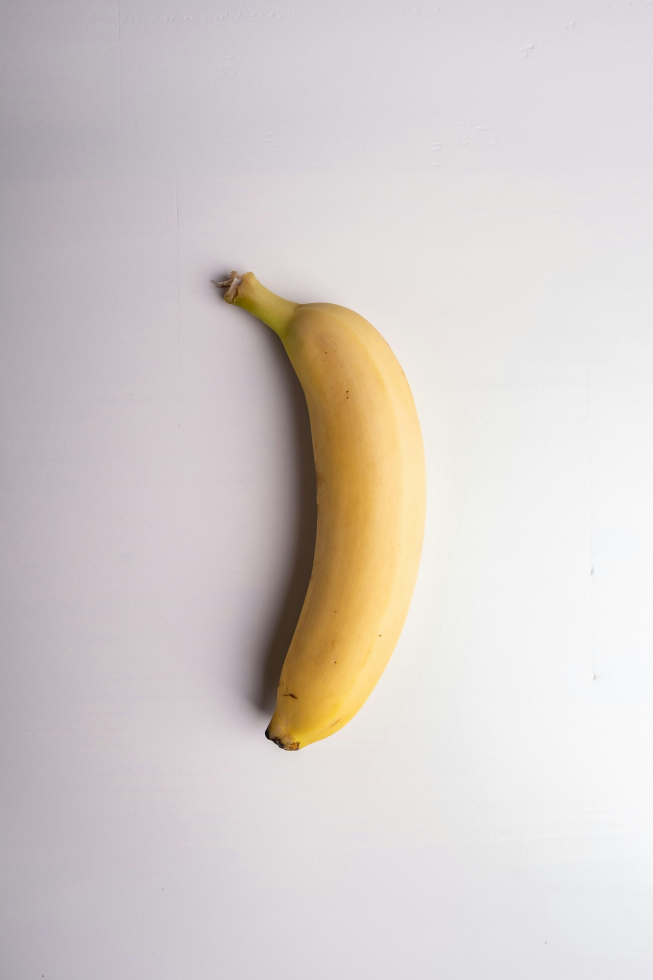
#> input picture ORV/test-images/banana.jpg, 3264 x 4896 px (shown at 1/5 size)
$ python process.py test-images/banana.jpg
#> lines starting #> are read from the running program, lines starting #| are printed output that depends on the picture
import cv2 as cv
import numpy as np
import sys
from PIL import Image, ImageOps

def process_image(image_path, is_gym=False):
    # Uporabimo knjižnico PIL (Pillow), ki ima vgrajeno varno funkcijo za popravek EXIF rotacije.
#> called with image_path = 'test-images/banana.jpg', is_gym = False
    try:
        pil_img = Image.open(image_path)
#> pil_img is the input picture: PIL image 3264x4896 RGB; mean R, G, B 212.8, 204.9, 202.6
        pil_img = ImageOps.exif_transpose(pil_img)
        # Pretvorba iz PIL (RGB) v OpenCV format (BGR array)
        image = cv.cvtColor(np.array(pil_img), cv.COLOR_RGB2BGR)
    except Exception as e:
        print(f"Napaka pri nalaganju slike: {e}")
        return None

    # 1. Zmanjšanje obremenitve strežnika in API-ja
    # Namesto fiksnega (1024x512) ohranimo razmerje stranic, da hrane ne raztegnemo.
    max_width = 1024
    h, w = image.shape[:2]
#> h = 4896; w = 3264
    if w > max_width:
        ratio = max_width / w
#> ratio = 0.314
        new_h = int(h * ratio)
#> new_h = 1536
        # INTER_AREA je najboljša metoda za pomanjševanje slik
        image = cv.resize(image, (max_width, new_h), interpolation=cv.INTER_AREA)
#> image: shape (1536, 1024, 3)

    # 2. Izboljšanje kontrasta (CLAHE filter)
    # Da ne popačimo barv hrane (kar bi zmedlo YOLO), sliko pretvorimo v LAB barvni prostor
    # in CLAHE nanesemo samo na L (Luminance - svetlost) kanal.
    lab = cv.cvtColor(image, cv.COLOR_BGR2LAB)
#> lab: shape (1536, 1024, 3); mean of channels 0, 1, 2 211.3, 130.8, 130.3
    l_channel, a, b = cv.split(lab)
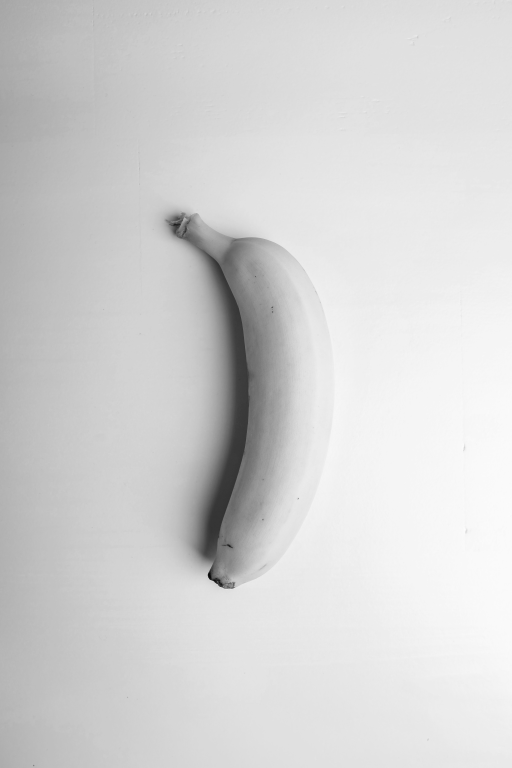
#> l_channel: shape (1536, 1024) (shown at 1/2 size); min 8, max 252, mean 211.3
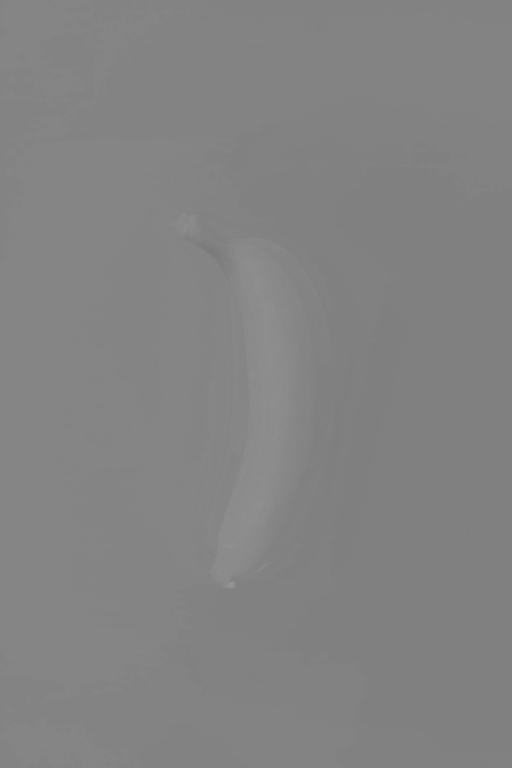
#> a: shape (1536, 1024) (shown at 1/2 size); min 120, max 151, mean 130.8
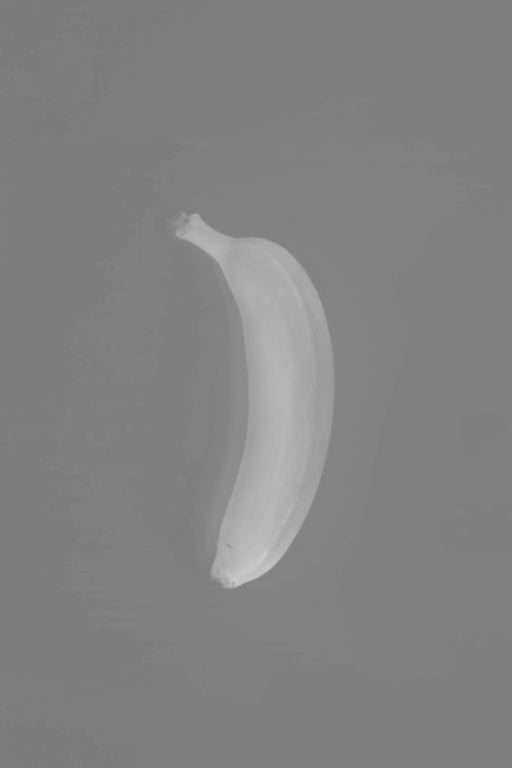
#> b: shape (1536, 1024) (shown at 1/2 size); min 122, max 201, mean 130.3
    clahe = cv.createCLAHE(clipLimit=2.0, tileGridSize=(8, 8))
    cl = clahe.apply(l_channel)
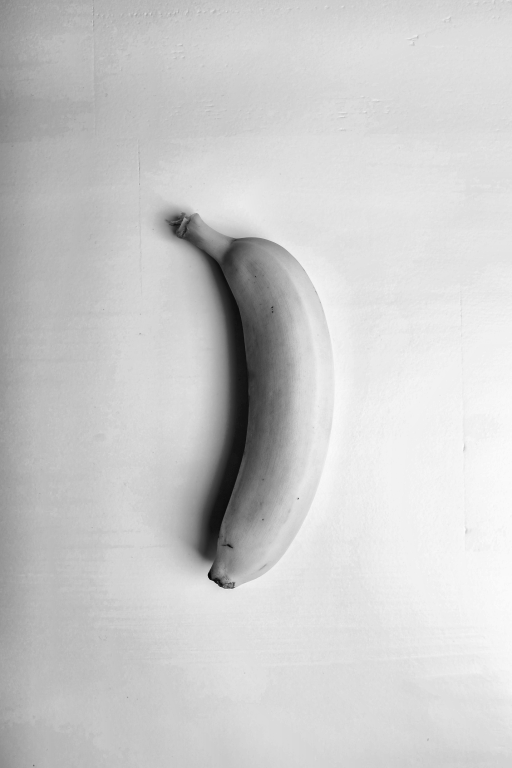
#> cl: shape (1536, 1024) (shown at 1/2 size); min 5, max 252, mean 203.1
    # Združimo obdelan L kanal nazaj z originalnima a in b barvnima kanaloma
    merged_lab = cv.merge((cl, a, b))
#> merged_lab: shape (1536, 1024, 3); mean of channels 0, 1, 2 203.1, 130.8, 130.3
    image = cv.cvtColor(merged_lab, cv.COLOR_LAB2BGR)
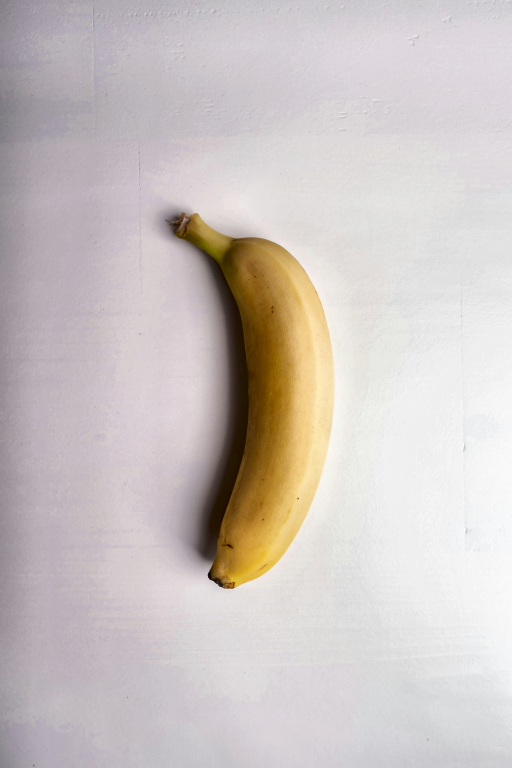
#> image: shape (1536, 1024, 3) (shown at 1/2 size); mean B, G, R 194, 196.4, 204.2

    # 3. Odstranjevanje šuma (Denoising)
    # Gaussov filter uporabimo SAMO, če ni gym model
    if not is_gym:
        image = cv.GaussianBlur(image, (5, 5), 0)
    else:
        print("DEBUG: Preskakujem Gaussian Blur za gym model.")

    return image


if __name__ == "__main__":
    if len(sys.argv) < 2:
        print("Uporaba: python process.py <slika.jpg>")
        sys.exit(1)

    image_path = sys.argv[1]
    # Privzeto nastavimo False, če kličemo skripto direktno
    processed_image = process_image(image_path, is_gym=False)

    if processed_image is not None:
        cv.imshow("Processed Image", processed_image)
        cv.waitKey(0)
        cv.destroyAllWindows()
